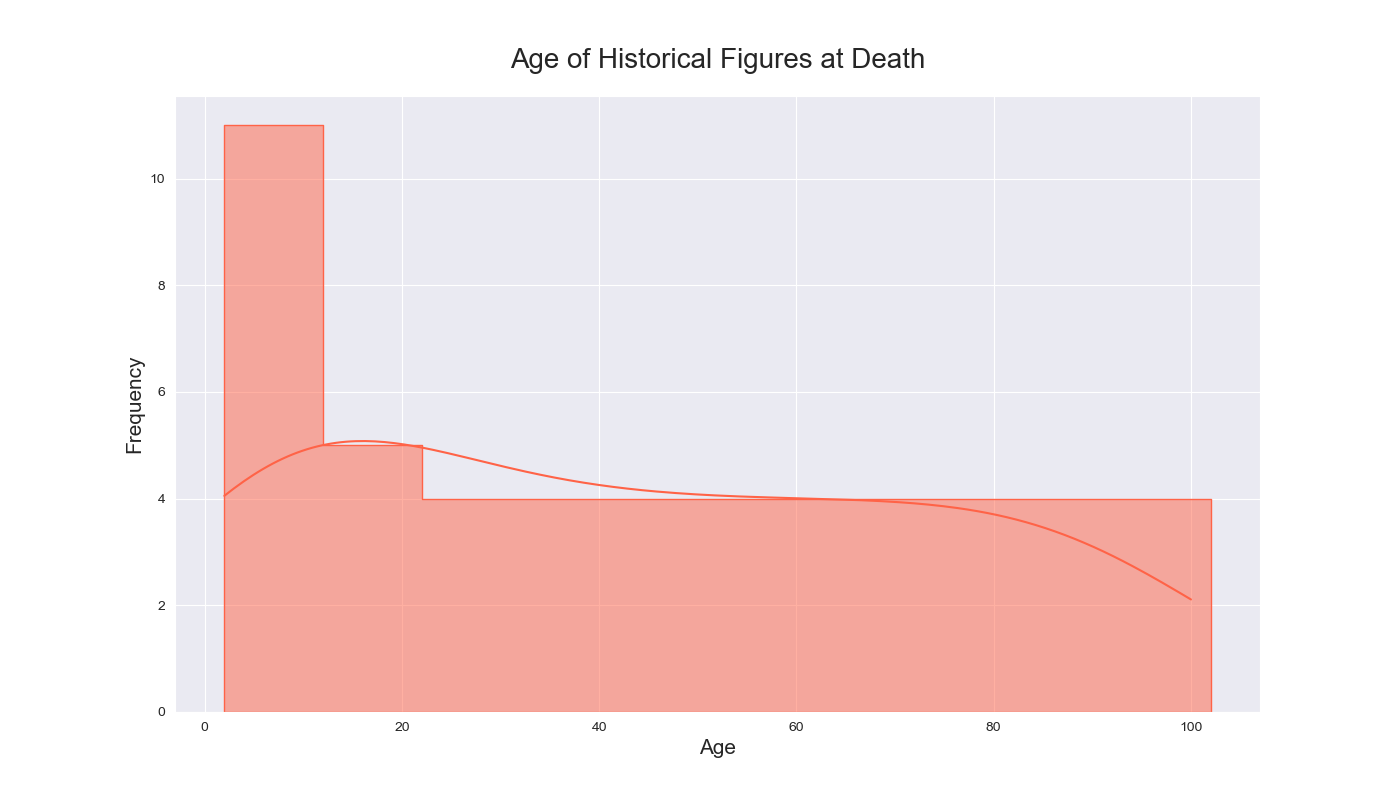

Here is the Python script that generated this plot:

import seaborn as sns
import matplotlib.pyplot as plt
import pandas as pd

# Data points for the new topic "Age of Historical Figures at Death"
age_data = [2, 2, 3, 3, 5, 5, 6, 7, 8, 9, 11, 12, 15, 17, 19, 21, 24, 26, 28, 30, 32, 
            35, 37, 40, 42, 45, 47, 50, 52, 55, 57, 60, 62, 65, 67, 70, 72, 75, 77, 
            80, 82, 85, 87, 90, 92, 95, 97, 100]

# Create the DataFrame
df = pd.DataFrame(age_data, columns=['Age'])

# Set the style
sns.set_style('darkgrid')

# Create the histogram
plt.figure(figsize=(14, 8))
sns.histplot(df['Age'], bins=15, color="#ff6347", binwidth=10, kde=True, element="step")

# Customize the plot with title and labels
plt.title('Age of Historical Figures at Death', fontsize=20, pad=20)
plt.xlabel('Age', fontsize=15)
plt.ylabel('Frequency', fontsize=15)

# Show the plot
plt.show()
